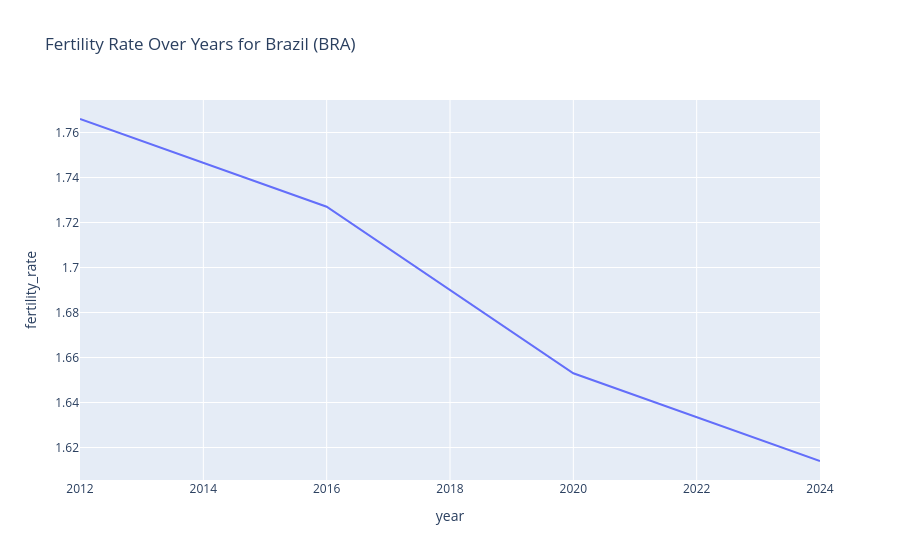

Write notebook code for a chart like this one.
### Markdown cell above
## Exercise 5.1: Interactive Charts and Dashboards with Plotly

### Basic Interactive Chart

### Code cell
# Filter data for a specific country (Brazil)
bra_data = populations[populations['country_code'] == 'BRA']

# Create an interactive line chart (Fertility Rate Over Years)
fig = px.line(bra_data, x='year', y='fertility_rate',
              title='Fertility Rate Over Years for Brazil (BRA)')
fig.show();

### Figure 1 — Plotly figure (JSON) as saved in the notebook; plotly's stock layout.template omitted (floating-point values rounded to 4 significant figures)
{"data": [{"hovertemplate": "year=%{x}<br>fertility_rate=%{y}<extra></extra>", "legendgroup": "", "line": {"color": "#636efa", "dash": "solid"}, "marker": {"symbol": "circle"}, "mode": "lines", "name": "", "orientation": "v", "showlegend": false, "type": "scatter", "x": [2012, 2016, 2020, 2024], "xaxis": "x", "y": [1.766, 1.727, 1.653, 1.614], "yaxis": "y"}], "layout": {"legend": {"tracegroupgap": 0}, "title": {"text": "Fertility Rate Over Years for Brazil (BRA)"}, "xaxis": {"anchor": "y", "domain": [0.0, 1.0], "title": {"text": "year"}}, "yaxis": {"anchor": "x", "domain": [0.0, 1.0], "title": {"text": "fertility_rate"}}}}
